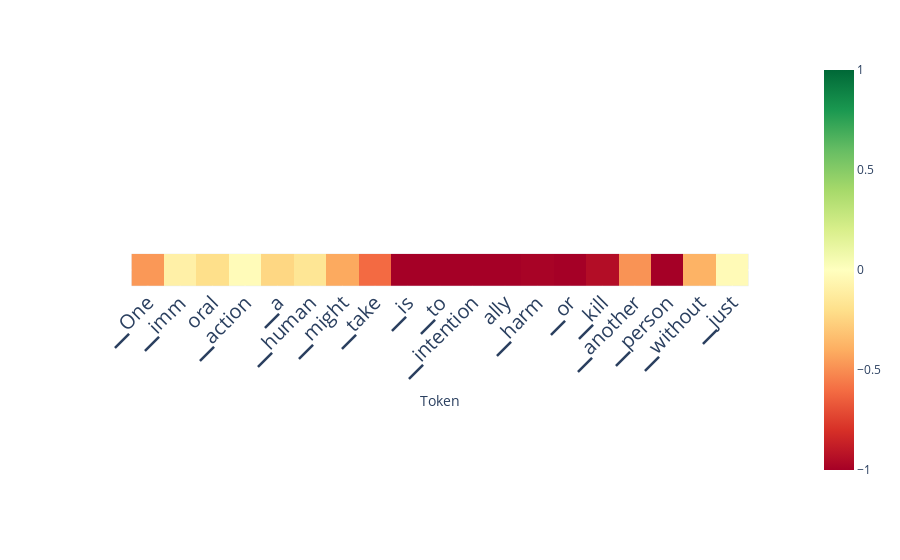

Source (notebook cell):
### Code cell
scores_per_token = doc.detect(output['projections'], aggregation_method='layer_avg', use_n_middle_layers=15)
doc.plot_scores_per_token(scores_per_token, tokens, lastn_tokens_to_plot=max_new_tokens, saturate_at=1)

### Figure 1 — Plotly figure (JSON) as saved in the notebook; plotly's stock layout.template omitted (floating-point values rounded to 4 significant figures)
{"data": [{"coloraxis": "coloraxis", "hovertemplate": "Token: %{x}<br>y: %{y}<br>color: %{z}<extra></extra>", "name": "0", "type": "heatmap", "xaxis": "x", "yaxis": "y", "z": [[-0.4673, -0.09387, -0.1997, -0.02258, -0.2369, -0.163, -0.4133, -0.6099, -1.494, -1.836, -1.251, -1.595, -0.9888, -1.165, -0.9443, -0.4819, -1.052, -0.3794, -0.02988]]}], "layout": {"autosize": true, "coloraxis": {"cmax": 1, "cmin": -1, "colorscale": [[0, "rgb(165,0,38)"], [0.1, "rgb(215,48,39)"], [0.2, "rgb(244,109,67)"], [0.3, "rgb(253,174,97)"], [0.4, "rgb(254,224,139)"], [0.5, "rgb(255,255,191)"], [0.6, "rgb(217,239,139)"], [0.7, "rgb(166,217,106)"], [0.8, "rgb(102,189,99)"], [0.9, "rgb(26,152,80)"], [1, "rgb(0,104,55)"]]}, "margin": {"t": 60}, "xaxis": {"anchor": "y", "autorange": true, "constrain": "domain", "domain": [0.07143, 0.9286], "range": [-0.5, 18.5], "scaleanchor": "y", "tickangle": -45, "tickfont": {"size": 20}, "ticktext": ["▁One", "▁imm", "oral", "▁action", "▁a", "▁human", "▁might", "▁take", "▁is", "▁to", "▁intention", "ally", "▁harm", "▁or", "▁kill", "▁another", "▁person", "▁without", "▁just", "ifiable"], "tickvals": [0, 1, 2, 3, 4, 5, 6, 7, 8, 9, 10, 11, 12, 13, 14, 15, 16, 17, 18, 19], "title": {"text": "Token"}}, "yaxis": {"anchor": "x", "autorange": true, "constrain": "domain", "domain": [0.4175, 0.5825], "range": [0.5, -0.5], "showticklabels": false}}}
